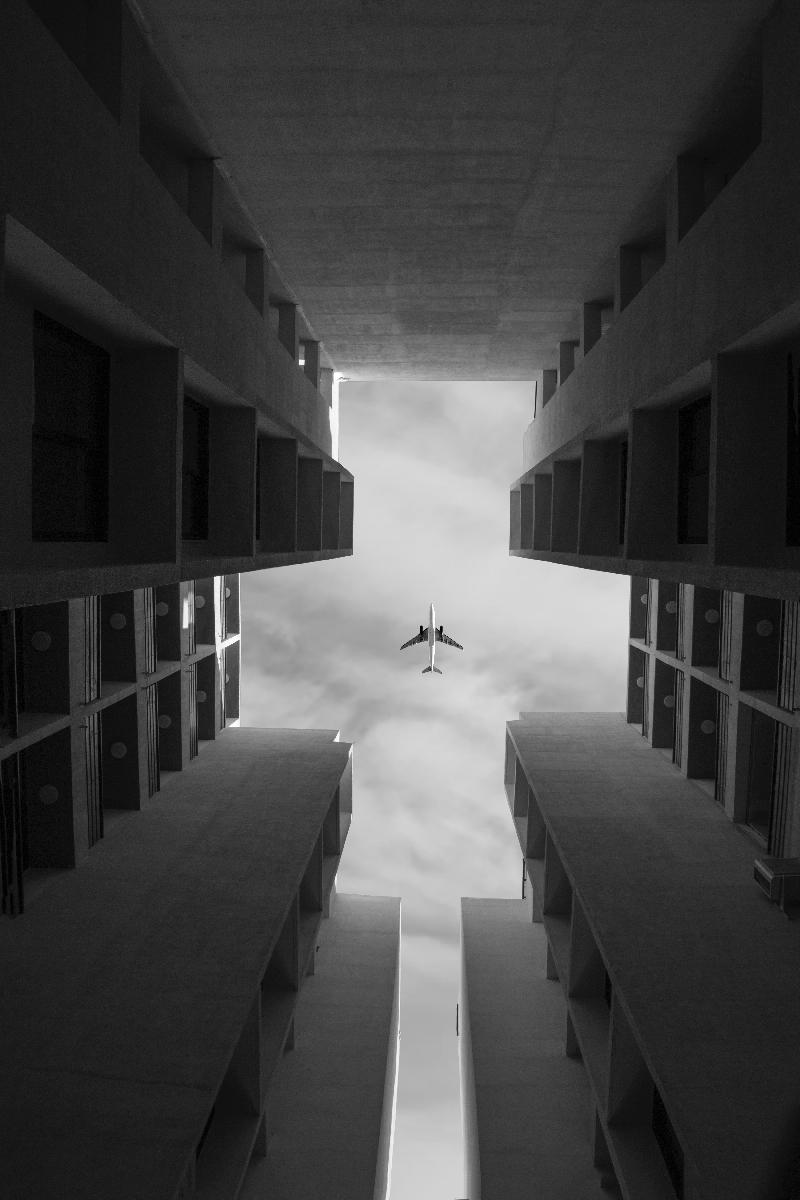
#> input picture airplane.jpg, 800 x 1200 px
$ jupyter execute 'V15 - Equalization.ipynb'   (shell and % lines are left out)
#> lines starting #> are read from the running program, lines starting #| are printed output that depends on the picture
[cell 1]
import numpy as np
from matplotlib import pyplot as plt

from skimage.io import imread,imshow,imsave

im = imread('airplane.jpg')
#> im is the input picture: shape (1200, 800); min 0, max 255, mean 68.1
print(im.shape)
#| (1200, 800)

plt.figure()
imshow(im)
plt.show()

[cell 2]
plt.figure()
plt.hist(im.flatten(), bins=np.arange(257))
plt.show()
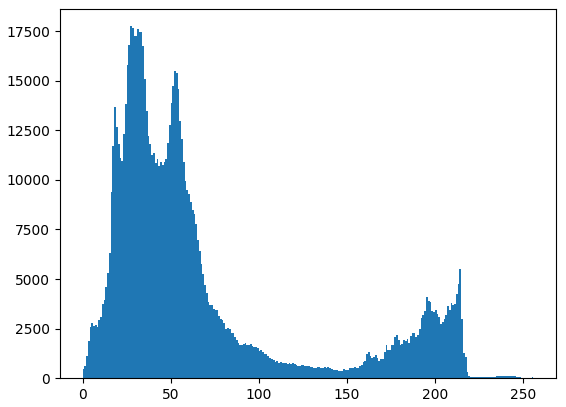
#> figure drawn by matplotlib, 1 panel; tallest bar 17746 high, from x = 27 to 28

[cell 3]
def cumul_hist(im):
    cumul_hist = np.zeros((256,))
    c = 0
    for v in range(256):
        c += (im==v).sum()
        cumul_hist[v] = c
#> this loop made 256 passes
#> after the loop, c = 960000; cumul_hist = 256 values from 461 to 960000
    cumul_hist /= cumul_hist.max()
#> cumul_hist = 256 values from 0.00048 to 1
    return cumul_hist

h = cumul_hist(im)
#> h = 256 values from 0.00048 to 1

plt.figure()
plt.plot(h)
plt.show()
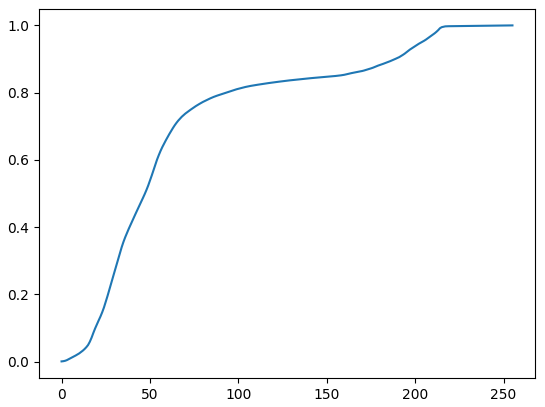
#> figure drawn by matplotlib, 1 panel; curve peaks at x = 255, y = 1

[cell 4]
lut = (h*255).astype('uint8')
#> lut = 256 values from 0 to 255
plt.figure()
plt.plot(lut)
plt.show()
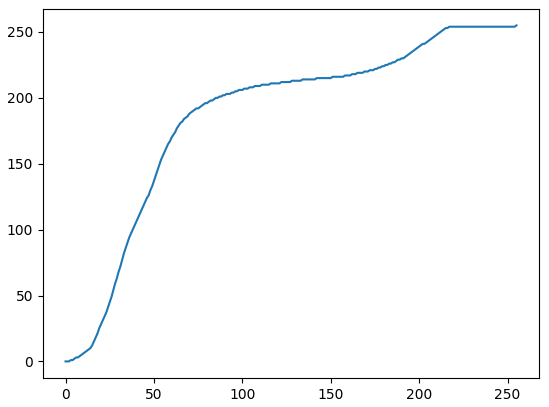
#> figure drawn by matplotlib, 1 panel; curve peaks at x = 255, y = 255

[cell 5]
im_out = lut[im]
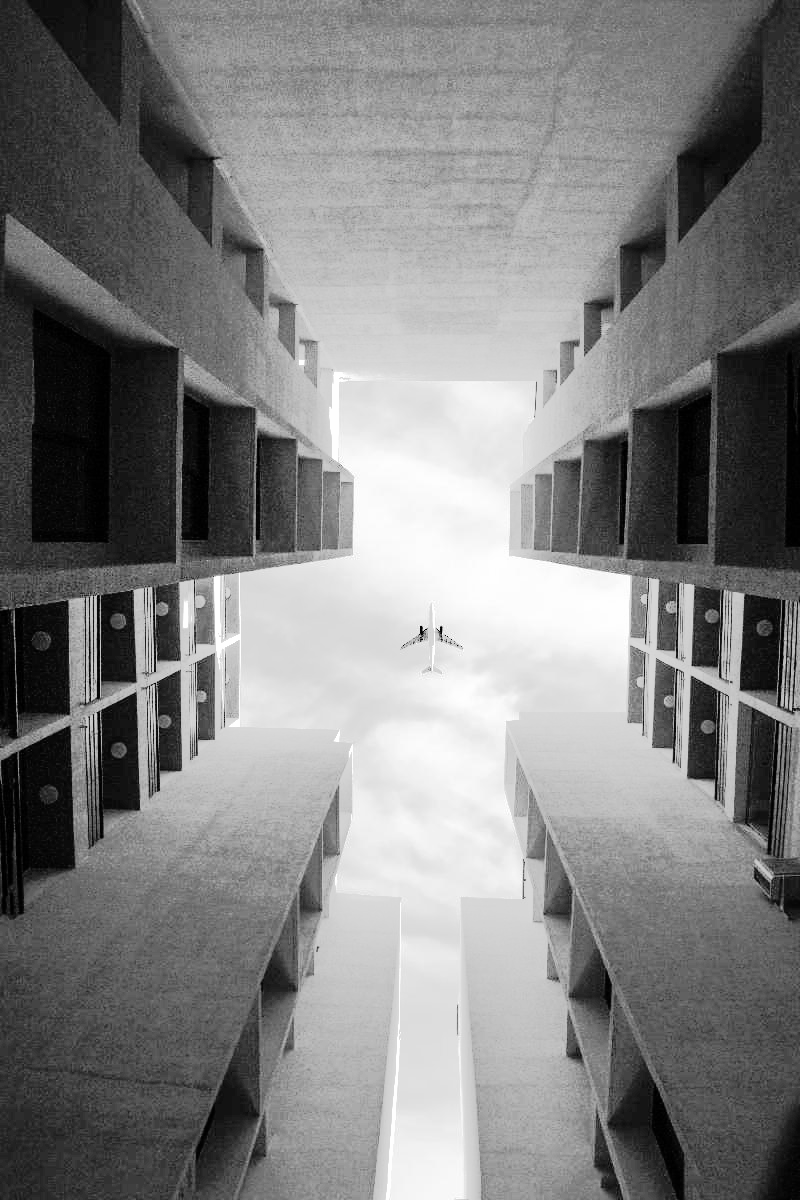
#> im_out: shape (1200, 800); min 0, max 255, mean 128.3

plt.figure()
plt.subplot(1,2,1)
plt.imshow(im, cmap=plt.cm.gray)
plt.subplot(1,2,2)
plt.imshow(im_out, cmap=plt.cm.gray)
plt.show()

[cell 6]
plt.figure()
plt.hist(im.flatten(), bins=np.arange(257))
plt.figure()
plt.hist(im_out.flatten(), bins=np.arange(257))
plt.show()
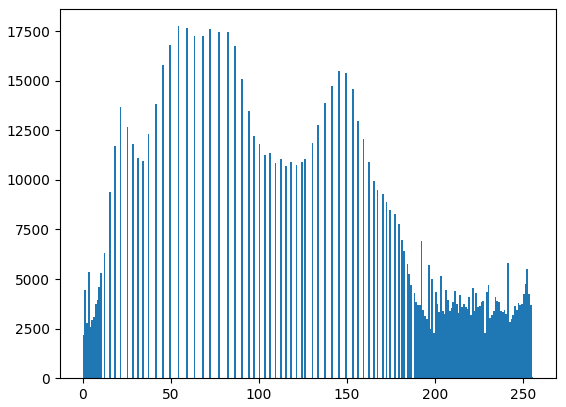
#> figure drawn by matplotlib, 1 panel; tallest bar 17746 high, from x = 54 to 55

$ run again, with astronaut_noisy.jpg copied over airplane.jpg
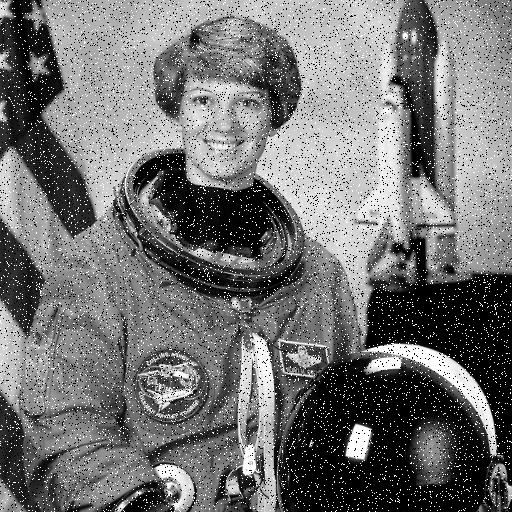
#> input picture astronaut_noisy.jpg, 512 x 512 px
#> im is the input picture: shape (512, 512); min 0, max 255, mean 114.6
#| (512, 512)
#> the loop in cumul_hist, `for v in range(256):` made 256 passes
#> after the loop in cumul_hist, `for v in range(256):`: c = 262144; cumul_hist = 256 values from 25667 to 262144
#> in cumul_hist, `cumul_hist /= cumul_hist.max()`: cumul_hist = 256 values from 0.0979 to 1
#> `plt.show()`:
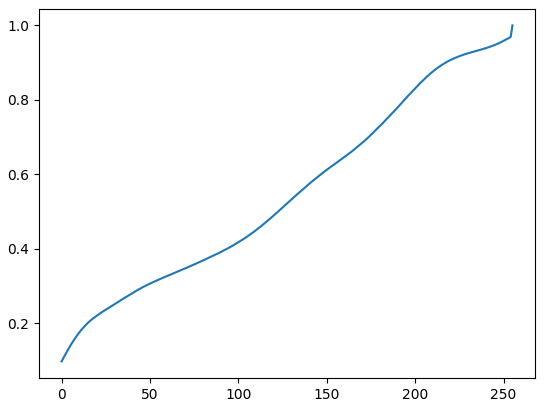
#> figure drawn by matplotlib, 1 panel; curve peaks at x = 255, y = 1
#> lut = 256 values from 24 to 255
#> `plt.show()`:
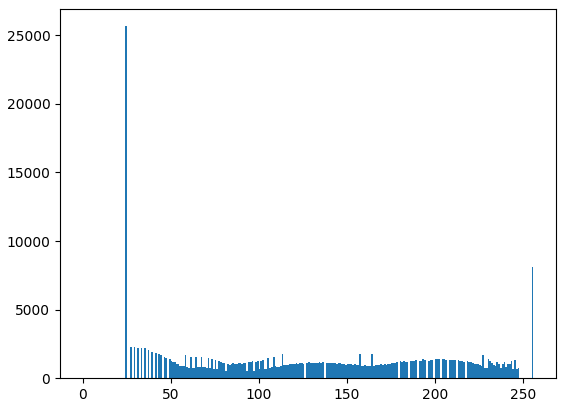
#> figure drawn by matplotlib, 1 panel; tallest bar 25667 high, from x = 24 to 25
